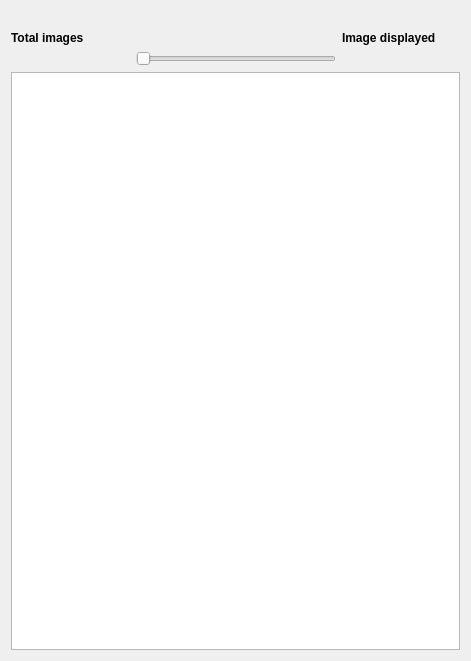
  <widget class="QWidget" name="layoutWidget_3">
   <property name="geometry">
    <rect>
     <x>10</x>
     <y>140</y>
     <width>471</width>
     <height>661</height>
    </rect>
   </property>
   <layout class="QGridLayout" name="gridLayout_2">
    <property name="sizeConstraint">
     <enum>QLayout::SetDefaultConstraint</enum>
    </property>
    <item row="2" column="0">
     <widget class="QLabel" name="label_num_tot_immagini">
      <property name="text">
       <string/>
      </property>
     </widget>
    </item>
    <item row="3" column="0">
     <widget class="QLabel" name="label_2">
      <property name="font">
       <font>
        <weight>75</weight>
        <bold>true</bold>
       </font>
      </property>
      <property name="text">
       <string>Total images </string>
      </property>
     </widget>
    </item>
    <item row="3" column="2">
     <widget class="QLabel" name="label_4">
      <property name="font">
       <font>
        <weight>75</weight>
        <bold>true</bold>
       </font>
      </property>
      <property name="text">
       <string>Image displayed</string>
      </property>
     </widget>
    </item>
    <item row="2" column="2">
     <widget class="QLabel" name="label_img_visualizzate">
      <property name="text">
       <string/>
      </property>
     </widget>
    </item>
    <item row="5" column="0" colspan="3">
     <widget class="QListWidget" name="iconListWidget">
      <property name="frameShape">
       <enum>QFrame::StyledPanel</enum>
      </property>
      <property name="frameShadow">
       <enum>QFrame::Sunken</enum>
      </property>
      <property name="lineWidth">
       <number>2</number>
      </property>
      <property name="midLineWidth">
       <number>2</number>
      </property>
      <property name="sizeAdjustPolicy">
       <enum>QAbstractScrollArea::AdjustToContents</enum>
      </property>
      <property name="editTriggers">
       <set>QAbstractItemView::AllEditTriggers</set>
      </property>
      <property name="showDropIndicator" stdset="0">
       <bool>false</bool>
      </property>
      <property name="dragEnabled">
       <bool>true</bool>
      </property>
      <property name="dragDropOverwriteMode">
       <bool>true</bool>
      </property>
      <property name="dragDropMode">
       <enum>QAbstractItemView::NoDragDrop</enum>
      </property>
      <property name="defaultDropAction">
       <enum>Qt::MoveAction</enum>
      </property>
      <property name="alternatingRowColors">
       <bool>false</bool>
      </property>
      <property name="selectionMode">
       <enum>QAbstractItemView::ExtendedSelection</enum>
      </property>
      <property name="iconSize">
       <size>
        <width>500</width>
        <height>499</height>
       </size>
      </property>
      <property name="textElideMode">
       <enum>Qt::ElideMiddle</enum>
      </property>
      <property name="movement">
       <enum>QListView::Static</enum>
      </property>
      <property name="isWrapping" stdset="0">
       <bool>true</bool>
      </property>
      <property name="resizeMode">
       <enum>QListView::Fixed</enum>
      </property>
      <property name="layoutMode">
       <enum>QListView::Batched</enum>
      </property>
      <property name="spacing">
       <number>10</number>
      </property>
      <property name="gridSize">
       <size>
        <width>180</width>
        <height>180</height>
       </size>
      </property>
      <property name="viewMode">
       <enum>QListView::IconMode</enum>
      </property>
      <property name="modelColumn">
       <number>0</number>
      </property>
      <property name="uniformItemSizes">
       <bool>false</bool>
      </property>
      <property name="batchSize">
       <number>1000</number>
      </property>
      <property name="wordWrap">
       <bool>true</bool>
      </property>
      <property name="selectionRectVisible">
       <bool>true</bool>
      </property>
      <property name="currentRow">
       <number>-1</number>
      </property>
      <property name="sortingEnabled">
       <bool>true</bool>
      </property>
     </widget>
    </item>
    <item row="4" column="1">
     <widget class="QSlider" name="sl">
      <property name="maximumSize">
       <size>
        <width>200</width>
        <height>16777215</height>
       </size>
      </property>
      <property name="maximum">
       <number>2000</number>
      </property>
      <property name="pageStep">
       <number>1</number>
      </property>
      <property name="orientation">
       <enum>Qt::Horizontal</enum>
      </property>
      <property name="invertedAppearance">
       <bool>false</bool>
      </property>
      <property name="invertedControls">
       <bool>false</bool>
      </property>
      <property name="tickPosition">
       <enum>QSlider::NoTicks</enum>
      </property>
      <property name="tickInterval">
       <number>2</number>
      </property>
     </widget>
    </item>
   </layout>
   <zorder>iconListWidget</zorder>
   <zorder>label_img_visualizzate</zorder>
   <zorder>label_num_tot_immagini</zorder>
   <zorder>sl</zorder>
   <zorder>label_2</zorder>
   <zorder>label_4</zorder>
  </widget>
